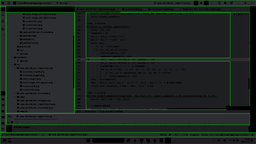
#> input picture src/color_distribution_regionGrowing/result_image0.png, 256 x 144 px, shrunk from 2560 x 1440 before the run
$ python -i color_distribution_regionGrowing.py   (imports and definitions only)
#> lines starting #> are read from the running program, lines starting #| are printed output that depends on the picture; after the words box and inside, x2 and y2 are one past the last pixel; in counts of white or black regions, pixels touching at a corner belong together
import time
import cv2
import numpy as np
from collections import Counter, defaultdict
from PIL import ImageGrab
from sklearn.cluster import KMeans

color_hierarchy = [
    (255, 0, 0),  # 红色
    (255, 165, 0),  # 橙色
    (255, 255, 0),  # 黄色
    (0, 255, 0),  # 绿色
    (0, 255, 255),  # 青色
    (0, 0, 255),  # 蓝色
    (128, 0, 128),  # 紫色
    (0, 0, 0),  # 黑色
    (255, 255, 255),  # 白色
    (128, 128, 128)  # 灰色
]


def capture_screen():
    print("等待3秒后开始截屏...")
    time.sleep(3)  # 延迟3秒，用于切换窗口
    screenshot = ImageGrab.grab()
    screenshot.save("color_distribution_regionGrowing/screenshot0.png")
    print("截屏完成，保存为 screenshot0.png")
    return screenshot


def get_top_colors_with_coordinates(image_path, top_n=4):
    start_time = time.time()
    print(f"读取图像 {image_path} ...")
    img = cv2.imread(image_path)
    if img is None:
        raise ValueError("图像未找到或路径不正确")

    # 将图像从BGR转换为RGB
    img_rgb = cv2.cvtColor(img, cv2.COLOR_BGR2RGB)
    rows, cols, _ = img.shape

    # 将图像展平为二维数组
    flat_img = img_rgb.reshape(-1, 3)

    # 统计每种颜色的像素数量
    color_counts = Counter(map(tuple, flat_img))

    # 找出前top_n种颜色
    top_colors = color_counts.most_common(top_n)

    # 存储颜色及其坐标
    color_coords = defaultdict(list)

    # 提取每种颜色的坐标
    for r in range(rows):
        for c in range(cols):
            pixel_color = tuple(img_rgb[r, c])
            if pixel_color in dict(top_colors):
                color_coords[pixel_color].append((r, c))

    end_time = time.time()
    print(f"找到了前 {top_n} 种颜色，耗时 {end_time - start_time:.2f} 秒")
    return top_colors, color_coords


def apply_color_clustering(image_path, n_clusters=4):
#> called with n_clusters = 4
    start_time = time.time()
    print(f"对图像 {image_path} 进行颜色聚类...")

    # 读取图像
    img = cv2.imread(image_path)
#> img is the input picture: shape (144, 256, 3); mean B, G, R 34.5, 38.4, 31.2
    if img is None:
        raise ValueError("图像未找到或路径不正确")

    # 将图像从BGR转换为RGB
    img_rgb = cv2.cvtColor(img, cv2.COLOR_BGR2RGB)
    rows, cols, _ = img.shape
#> rows = 144; cols = 256

    # 将图像展平为二维数组
    flat_img = img_rgb.reshape(-1, 3)

    # 应用K-means聚类
    kmeans = KMeans(n_clusters=n_clusters, random_state=42).fit(flat_img)
    clustered_img = kmeans.cluster_centers_[kmeans.labels_].reshape(rows, cols, 3).astype(np.uint8)

    end_time = time.time()
    print(f"颜色聚类完成，耗时 {end_time - start_time:.2f} 秒")

    return clustered_img


def find_all_connected_components(color_coords):
    all_connected_components = []
    for color, coordinates in color_coords.items():
        visited = set()
        print(f"处理颜色 {color} 的像素点，总共有 {len(coordinates)} 个像素点")
        for coord in coordinates:
            if coord not in visited:
                component_info = dfs(coord[0], coord[1], visited, set(coordinates))
                print(f"找到一个连通域，面积为 {component_info[0]}，边界框为 {component_info[2]['bbox']}")
                all_connected_components.append(component_info)
    print(f"总共找到 {len(all_connected_components)} 个连通域")
    return all_connected_components


def draw_bounding_box(img, stats, color, thickness):
    x, y, w, h = stats['bbox']
    cv2.rectangle(img, (x, y), (x + w, y + h), color, thickness)
    print(f"绘制边框：x={x}, y={y}, w={w}, h={h}, 厚度={thickness}")


def is_contained(inner_bbox, outer_bbox):
    inner_x, inner_y, inner_w, inner_h = inner_bbox
    outer_x, outer_y, outer_w, outer_h = outer_bbox
    return (outer_x <= inner_x <= outer_x + outer_w and
            outer_y <= inner_y <= outer_y + outer_h and
            outer_x <= inner_x + inner_w <= outer_x + outer_w and
            outer_y <= inner_y + inner_h <= outer_y + outer_h)


def assign_color(index, current_color_index, assigned_colors, containment_hierarchy):
    if assigned_colors[index] == -1:
        assigned_colors[index] = current_color_index
        for i, parent_index in enumerate(containment_hierarchy):
            if parent_index == index:
                assign_color(i, current_color_index + 1, assigned_colors, containment_hierarchy)


def are_adjacent(pixels1, pixels2):
    adjacent_offsets = [(-1, -1), (-1, 0), (-1, 1), (0, -1), (0, 1), (1, -1), (1, 0), (1, 1)]
    pixels1_set = set(map(tuple, pixels1))
    pixels2_set = set(map(tuple, pixels2))
    for (y1, x1) in pixels1_set:
        for dy, dx in adjacent_offsets:
            if (y1 + dy, x1 + dx) in pixels2_set:
                return True
    return False


def is_similar_color(color1, color2, tolerance=2):
    return np.linalg.norm(np.array(color1) - np.array(color2)) <= tolerance


def merge_components(components):
    start_time = time.time()
    print("开始合并相邻的连通域...")
    merged_components = []
    used = set()

    while components:
        component1 = components.pop(0)
        if id(component1) in used:
            continue
        merged = [component1]
        used.add(id(component1))
        merge_count = 0

        i = 0
        while i < len(components):
            component2 = components[i]
            if id(component2) in used:
                i += 1
                continue
            if is_similar_color(component1[2]['bbox'][2:], component2[2]['bbox'][2:]) and are_adjacent(component1[1],
                                                                                                       component2[1]):
                merged.append(component2)
                used.add(id(component2))
                components.pop(i)
                merge_count += 1
            else:
                i += 1

        if len(merged) > 1:
            merged_area = sum(comp[0] for comp in merged)
            merged_mask = np.zeros_like(np.array(merged[0][1]))
            merged_pixels = []
            for comp in merged:
                print(
                    f"正在合并的掩码大小: {merged_mask.shape}, {np.array(comp[1]).shape}, 类型: {merged_mask.dtype}, {np.array(comp[1]).dtype}")
                if merged_mask.shape == np.array(comp[1]).shape and merged_mask.dtype == np.array(comp[1]).dtype:
                    merged_mask = cv2.bitwise_or(merged_mask, np.array(comp[1]))
                else:
                    print(
                        f"掩码大小或类型不匹配: {merged_mask.shape}, {np.array(comp[1]).shape}, {merged_mask.dtype}, {np.array(comp[1]).dtype}")
                    continue
                merged_pixels.extend(comp[1])
            merged_stats = merged[0][2].copy()
            merged_stats['area'] = merged_area
            x_coords, y_coords = zip(*merged_pixels)
            merged_stats['bbox'] = (
                min(x_coords), min(y_coords), max(x_coords) - min(x_coords) + 1, max(y_coords) - min(y_coords) + 1)
            merged_components.append((merged_area, merged_pixels, merged_stats))
            print(f"合并了 {merge_count} 个连通域，总面积为 {merged_area}")
        else:
            merged_components.append(component1)

    end_time = time.time()
    print(f"合并后剩余 {len(merged_components)} 个连通域，耗时 {end_time - start_time:.2f} 秒")
    return merged_components


def dfs(x, y, visited, coordinates):
    stack = [(x, y)]
    component = []
    min_x = min_y = float('inf')
    max_x = max_y = float('-inf')
    while stack:
        cx, cy = stack.pop()
        if (cx, cy) not in visited:
            visited.add((cx, cy))
            component.append((cx, cy))
            min_x, max_x = min(min_x, cx), max(max_x, cx)
            min_y, max_y = min(min_y, cy), max(max_y, cy)
            # 检查所有四个方向（上，下，左，右）的相邻像素
            for nx, ny in [(cx - 1, cy), (cx + 1, cy), (cx, cy - 1), (cx, cy + 1)]:
                if (nx, ny) in coordinates and (nx, ny) not in visited:
                    stack.append((nx, ny))
    area = len(component)
    bbox = (min_y, min_x, max_y - min_y + 1, max_x - min_x + 1)  # 修正宽高计算顺序
    return area, component, {'bbox': bbox, 'area': area}


def keep_largest_components(image_path, top_colors_n=4, largest_components_n=10, background_color=(0, 0, 0)):
    overall_start_time = time.time()

    # 对图像进行颜色聚类
    clustered_img = apply_color_clustering(image_path, n_clusters=4)

    # 将聚类后的图像保存以便检查
    cv2.imwrite('color_distribution_regionGrowing/clustered_image0.png', cv2.cvtColor(clustered_img, cv2.COLOR_RGB2BGR))
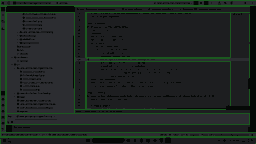
#> saved as clustered_image0.png: shape (144, 256, 3); mean B, G, R 34.4, 38, 30.9
    print("保存聚类后的图像到 clustered_image0.png")

    # 获取聚类后的图像中的前 N 种颜色及其坐标
    top_colors, color_coords = get_top_colors_with_coordinates('color_distribution_regionGrowing/clustered_image0.png',
                                                               top_colors_n)
#> in get_top_colors_with_coordinates, `color_counts = Counter(map(tuple, flat_img))`: color_counts = {(27, 89, 31): 3593, (44, 45, 49): 9870, (29, 30, 32): 20444, (5, 8, 6): 2957}
#> in get_top_colors_with_coordinates, `top_colors = color_counts.most_common(top_n)`: top_colors = [((29, 30, 32), 20444), ((44, 45, 49), 9870), ((27, 89, 31), 3593), ((5, 8, 6), 2957)]
#> color_coords = 4 items
    img_rgb = clustered_img
    all_components = find_all_connected_components(color_coords)
#> the loop in find_all_connected_components, `for color, coordinates in color_coords.items():` made 4 passes
#> color on passes 1 to 3: (27, 89, 31), (44, 45, 49), (29, 30, 32)
#> (printed output is left out)

    # 全图范围内合并连通域
    merged_components = merge_components(all_components)
    merged_components.sort(key=lambda x: x[0], reverse=True)
    largest_components = merged_components[:largest_components_n]

    print(f"保留最大的 {largest_components_n} 个连通域")
    combined_mask = np.zeros(img_rgb.shape[:2], np.uint8)
#> combined_mask: shape (144, 256); every value is 0
    result_img = np.zeros_like(img_rgb)
#> result_img: shape (144, 256, 3); every value is 0
    for i in range(3):
        result_img[:, :, i] = background_color[i]

    # 计算包含关系
    containment_hierarchy = [-1] * len(largest_components)
    for i, (_, component_pixels, stats) in enumerate(largest_components):
        for j, (_, inner_pixels, inner_stats) in enumerate(largest_components):
            if i != j and is_contained(inner_stats['bbox'], stats['bbox']):
                containment_hierarchy[j] = i
#> this loop made 10 passes
#> stats on passes 1 to 10: {'bbox': (87, 62, 143, 47), 'area': 6294}, {'bbox': (87, 13, 143, 44), 'area': 6054}, {'bbox': (7, 13, 67, 100), 'area': 5564}, {'bbox': (7, 114, 242, 10), 'area': 2316}, {'bbox': (12, 125, 238, 7), 'area': 1641}, {'bbox': (5, 11, 245, 119), 'area': 1331}, {'bbox': (0, 138, 256, 6), 'area': 1232}, {'bbox': (75, 7, 175, 51), 'area': 1196}, {'bbox': (167, 6, 89, 126), 'area': 943}, {'bbox': (0, 8, 256, 130), 'area': 892}

    # 分配颜色
    assigned_colors = [-1] * len(largest_components)
    for i in range(len(largest_components)):
        if assigned_colors[i] == -1:
            assign_color(i, 0, assigned_colors, containment_hierarchy)
#> this loop made 10 passes

    # 绘制边框并保存结果图像
    for i, (_, component_pixels, stats) in enumerate(largest_components):
        print(f"处理连通域，面积为 {stats['area']}")
        temp_mask = np.zeros_like(combined_mask)
        for (r, c) in component_pixels:
            temp_mask[r, c] = 255
        combined_mask = cv2.bitwise_or(combined_mask, temp_mask)

        color_index = assigned_colors[i] % len(color_hierarchy)
        color = color_hierarchy[color_index]
        thickness = 2  # 可以根据需要调整厚度

        draw_bounding_box(img_rgb, stats, color=color, thickness=thickness)
#> this loop made 10 passes
#> pass 1, in keep_largest_components, `combined_mask = cv2.bitwise_or(combined_mask, temp_mask)`:
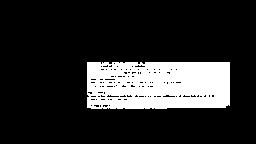
#> combined_mask: shape (144, 256); 17.1% white; 1 white region, box (x1, y1, x2, y2) and area: (87, 62, 230, 109) 6294
#> after the loop:
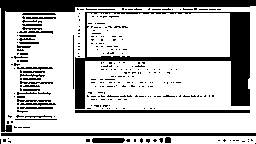
#> combined_mask: shape (144, 256); 74.5% white; 284 black regions (254 under 20 px), largest, box (x1, y1, x2, y2) and area: (75, 12, 250, 109) 3228, (0, 0, 256, 132) 2679, (1, 133, 256, 136) 765
#> after the loop:
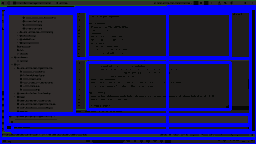
#> img_rgb: shape (144, 256, 3); mean of channels 0, 1, 2 93.7, 25.3, 25.7; drawn as B, G, R
#> after the loop:
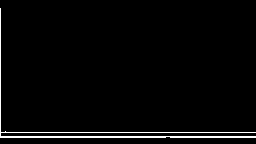
#> temp_mask: shape (144, 256); 2.4% white in thin lines or dots

    # 保存结果图像
    result_img[combined_mask == 255] = img_rgb[combined_mask == 255]
    save_path = 'color_distribution_regionGrowing/result_image0.png'
    cv2.imwrite(save_path, cv2.cvtColor(result_img, cv2.COLOR_RGB2BGR))
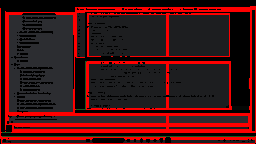
#> saved as result_image0.png: shape (144, 256, 3); mean B, G, R 20.2, 19.3, 69.4
    print(f"保存结果图像到 {save_path}")

    # 保存带边框的结果图像
    save_path_with_boxes = 'color_distribution_regionGrowing/result_image_with_boxes0.png'
    cv2.imwrite(save_path_with_boxes, cv2.cvtColor(img_rgb, cv2.COLOR_RGB2BGR))
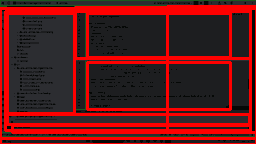
#> saved as result_image_with_boxes0.png: shape (144, 256, 3); mean B, G, R 25.7, 25.3, 93.7
    print(f"保存带边框的结果图像到 {save_path_with_boxes}")

    overall_end_time = time.time()
    print(f"总体耗时 {overall_end_time - overall_start_time:.2f} 秒")


# [1 line not run here, left out]

image_path = 'color_distribution_regionGrowing/screenshot0.png'

# [1 line not run here, left out]

>>> result = keep_largest_components('color_distribution_regionGrowing/result_image0.png')

$ run again, on src/color_distribution_regionGrowing/result_image1.png
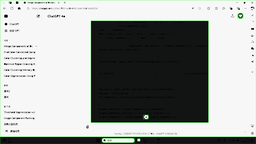
#> input picture src/color_distribution_regionGrowing/result_image1.png, 256 x 144 px, shrunk from 2560 x 1440 before the run
#> in apply_color_clustering, img is the input picture: shape (144, 256, 3); mean B, G, R 158.6, 160.9, 158.2
#> color_counts = {(194, 220, 194): 1737, (247, 246, 247): 21089, (108, 146, 108): 542, (16, 19, 17): 13496}
#> in get_top_colors_with_coordinates, `top_colors = color_counts.most_common(top_n)`: top_colors = [((247, 246, 247), 21089), ((16, 19, 17), 13496), ((194, 220, 194), 1737), ((108, 146, 108), 542)]
#> in keep_largest_components, `top_colors, color_coords = get_top_colors_with_coordinates('color_dist..`: color_coords = 4 items
#> the loop in find_all_connected_components, `for color, coordinates in color_coords.items():` made 4 passes
#> (printed output is left out)
#> the loop in keep_largest_components, `for i, (_, component_pixels, stats) in enumerate(largest_components):` made 10 passes
#> stats on passes 1 to 8: {'bbox': (0, 1, 256, 135), 'area': 20987}, {'bbox': (91, 21, 117, 101), 'area': 11799}, {'bbox': (0, 137, 256, 7), 'area': 1621}, {'bbox': (0, 136, 256, 1), 'area': 256}, {'bbox': (25, 0, 231, 1), 'area': 231}, {'bbox': (0, 0, 9, 135), 'area': 143}, {'bbox': (91, 20, 118, 1), 'area': 118}, {'bbox': (91, 122, 117, 1), 'area': 117}
#> the loop in keep_largest_components, `for i in range(len(largest_components)):` made 10 passes
#> the loop in keep_largest_components, `for i, (_, component_pixels, stats) in enumerate(largest_components):` made 10 passes
#> pass 1, in keep_largest_components, `combined_mask = cv2.bitwise_or(combined_mask, temp_mask)`:
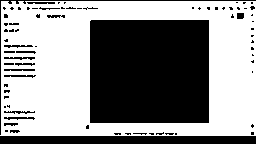
#> combined_mask: shape (144, 256); 56.9% white; 77 black regions (58 under 20 px), largest, box (x1, y1, x2, y2) and area: (90, 20, 209, 123) 12256, (0, 136, 256, 144) 2048, (0, 0, 256, 135) 413
#> in keep_largest_components, `cv2.imwrite(save_path_with_boxes, cv2.cvtColor(img_rgb, cv2.COLOR_RGB2..`:
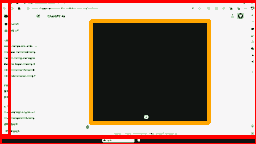
#> saved as result_image_with_boxes0.png: shape (144, 256, 3); mean B, G, R 138.5, 147.3, 170.1
